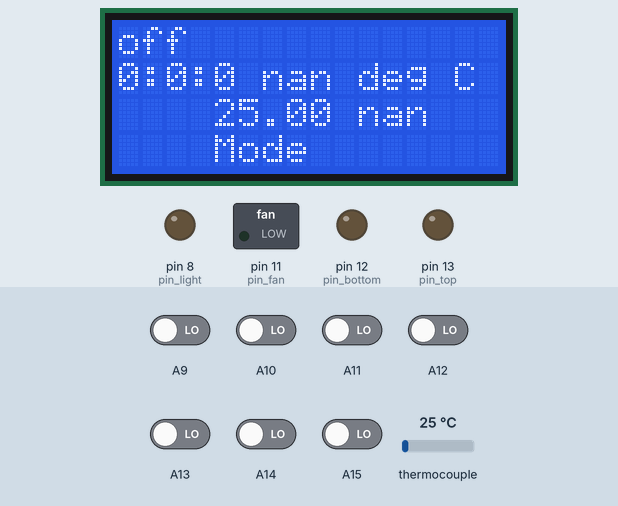
Recording of a sketch running on a simulated Arduino Mega 2560, built with avr-gcc and run on an emulated ATmega2560. Parts: 16×4 character LCD, switched loads named in the sketch (green lamp = pin HIGH), output pins drawn as LEDs (lit = HIGH). Inputs (shaded band) come from the test bench; at power-on: A9–15 LOW, thermocouple 25 °C. EEPROM starts erased.

Above: at 1.3 s.
1.4 s: A11 driven HIGH
At 1.66 s:
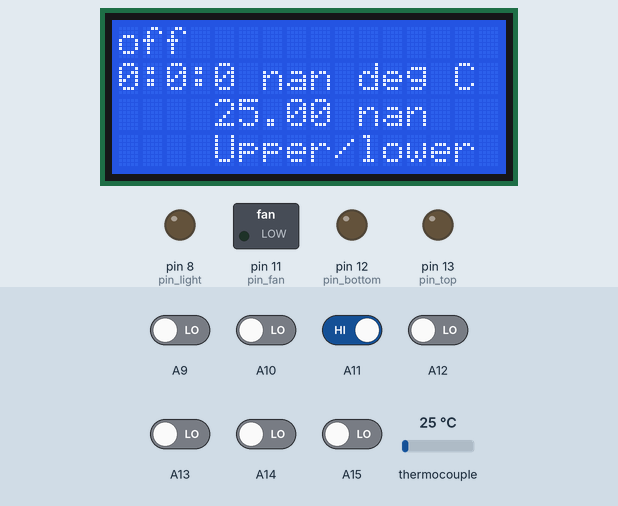
3.4 s: A15 driven HIGH
At 3.88 s:
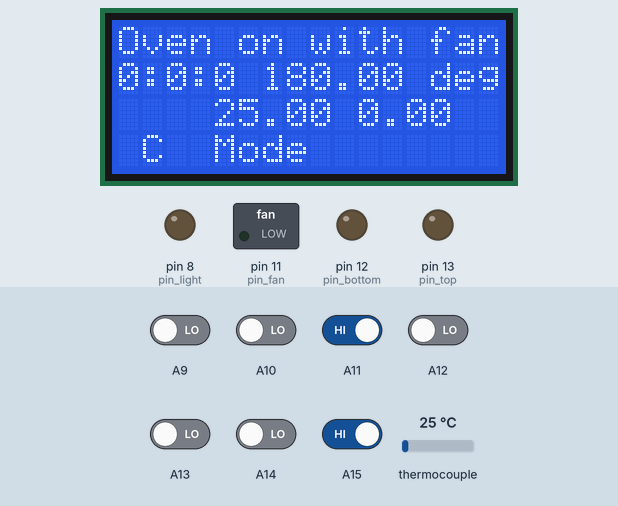
5.5 s: A12 driven HIGH
At 5.94 s:
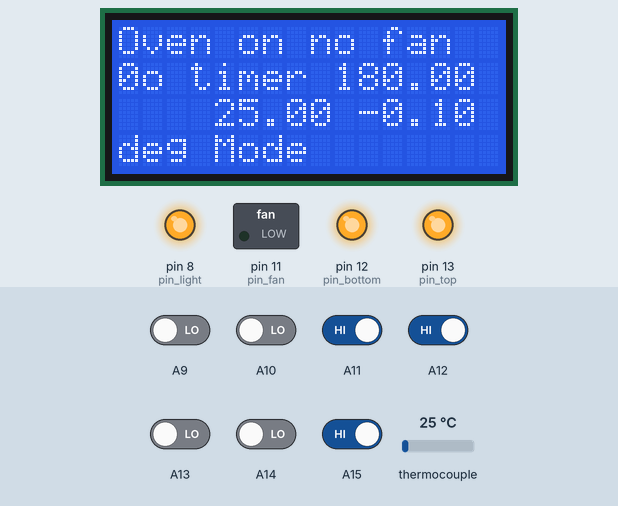
7.6 s: A13 driven HIGH
At 8.1 s:
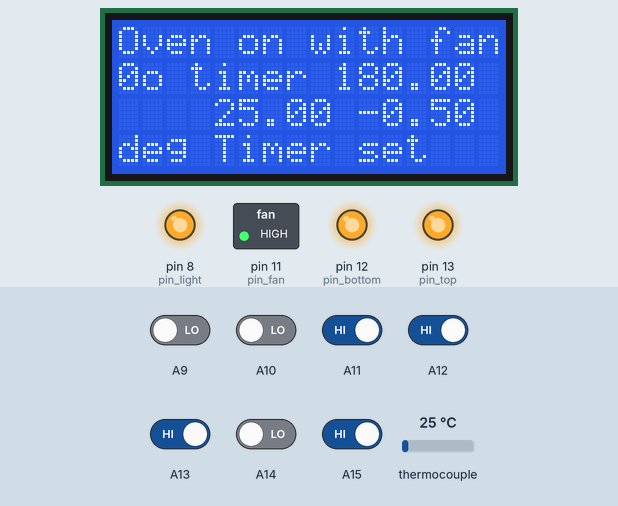
11.6 s: thermocouple set to 225 °C
At 13.3 s:
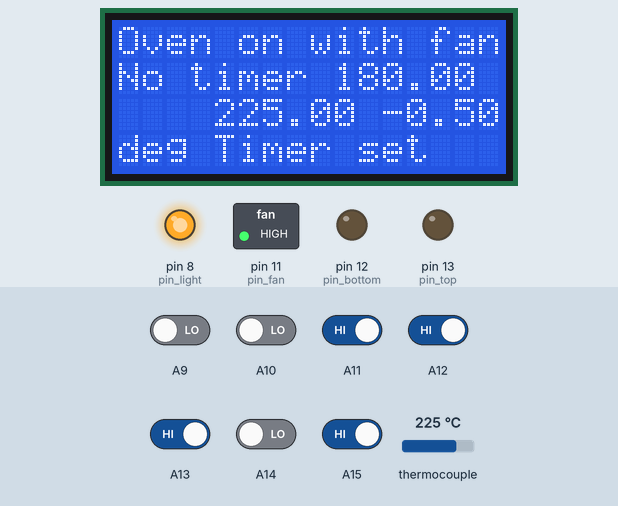
15.6 s: A10 driven HIGH
At 18.5 s:
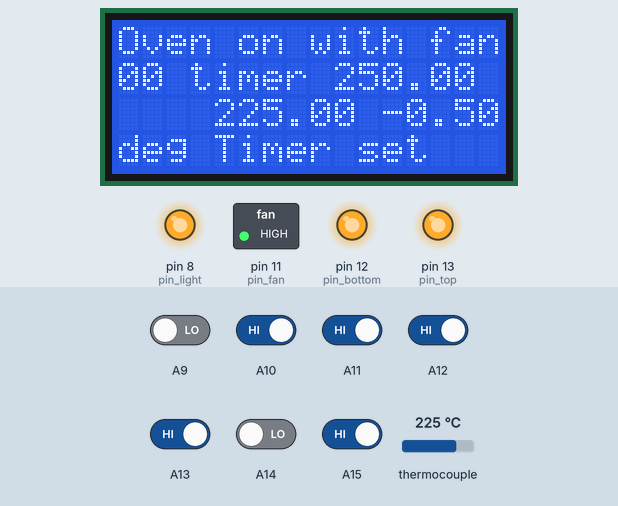
Timing chart, 0 to 61.8 s (numbered marks = the images above; inputs shaded):
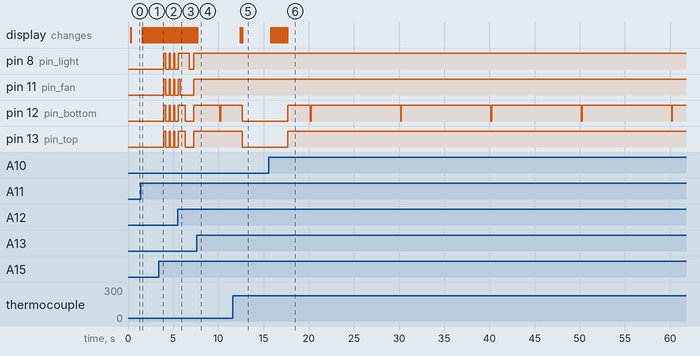

Measured:
- after the input at 1.4 s, the display: changes after 0.19 s (image 1)
- after the input at 3.4 s, pin 8 (pin_light), pin 11 (pin_fan), pin 12 (pin_bottom), pin 13 (pin_top): LOW → HIGH after 0.56 s, then repeats every 0.50 s: LOW 0.40 s, HIGH 0.10 s; the display: first differs from a run without the input after 0.18 s (image 2 shows a later state)
- after the input at 7.6 s, pin 8 (pin_light), pin 11 (pin_fan), pin 13 (pin_top): stops changing and stays HIGH
- after the input at 11.6 s, pin 12 (pin_bottom), pin 13 (pin_top): HIGH → LOW after 1.1 s; the display: first changes after 0.80 s (image 5 shows a later state)
- after the input at 15.6 s, pin 12 (pin_bottom): LOW → HIGH after 2.1 s, then repeats every 10.0 s: LOW 0.10 s, HIGH 9.9 s; pin 13 (pin_top): LOW → HIGH after 2.1 s; the display: first changes after 0.20 s (image 6 shows a later state)

The sketch:

OvenController.ino
```cpp
#include <EEPROM.h>
#include <TimerOne.h>
#include <PID_v1.h>
#include <SPI.h>
#include <Wire.h>
#include <LiquidCrystal_I2C.h>
#include <max6675.h>

// green
#define pin_top 13
// yellow
#define pin_bottom 12
// white
#define pin_fan 11
// gray
#define pin_light 8

#define max_menu_state 3
#define max_oven_state 3

#define eepr_oven_state_addr 0
#define eepr_setpoint_addr 10
#define eepr_topbottom_addr 20
#define eepr_kp_addr 30
#define eepr_ki_addr 40
#define eepr_kd_addr 50

LiquidCrystal_I2C lcd(0x27,16,4);  // set the LCD address to 0x27 for a 16 chars and 2 line display

int thermoDO = A2;
int thermoCS = A1;
int thermoCLK = A0;

MAX6675 thermocouple(thermoCLK, thermoCS, thermoDO);

int btn1, btn2, btn3, btn4, btn5, btn6, btn7;

int changed = 0;
int menu=0;
int volatile oven_state = 0;
double top_bottom = 0;
int volatile pwm_top = 0;
int volatile pwm_bottom = 0;
int volatile top_pwm_sp = 0;
int volatile bottom_pwm_sp = 0;
double kp=1.5;
double ki=0.25;
double kd=0;
long clock=0;
// PID
double Setpoint = 170.0, Input=20.0, Output=2.0, Difference=0;
//PID(&Input, &Output, &Setpoint, Kp, Ki, Kd, Direction)
//PID myPID(&Input, &Output, &Setpoint, kp, ki, kd, DIRECT);

int volatile timerstate = 0;

void timercallback(){

  pwm_top++;
  if (pwm_top > 99) pwm_top = 0;

  pwm_bottom--;
  if (pwm_bottom <= 0) pwm_bottom = 100;

  if ((oven_state >= 2) && (pwm_top < top_pwm_sp) && (clock != 0) && (Input <= 250)) {digitalWrite(pin_top, 1);} else {digitalWrite(pin_top, 0);}
  if ((oven_state >= 2) && (pwm_bottom < bottom_pwm_sp) && (clock != 0&& (Input <= 250))) {digitalWrite(pin_bottom, 1);} else {digitalWrite(pin_bottom, 0);}
  if ((oven_state == 3) && (Input <= 250) && (clock != 0)) {digitalWrite(pin_fan, 1);} else {digitalWrite(pin_fan, 0);}
  if ((oven_state > 0) && (clock != 0)) {digitalWrite(pin_light, 1);} else {digitalWrite(pin_light, 0);}


  switch (timerstate) {
    case 0:
    if (clock > 0) clock--;
    break;
    case 1:
      Input = thermocouple.readCelsius();
    break;
    case 2:
      Difference = (Setpoint - Input);
      if (Difference > 10) Difference = 10.0;
      if (Difference < 0) Difference = 0;
      Output = 20 * Difference;
    break;
    case 3:
    break;
    case 4:
      top_pwm_sp = (1.0 + top_bottom) * (Output/2);
      bottom_pwm_sp = (1.0 - top_bottom) * (Output/2);
      if (top_pwm_sp > 100) {
        bottom_pwm_sp += (top_pwm_sp - 100);
        top_pwm_sp = 100;
        };
      if (bottom_pwm_sp > 100) {
        top_pwm_sp += (bottom_pwm_sp - 100);
        bottom_pwm_sp = 100;
        };
      if (top_pwm_sp > 100) {
        top_pwm_sp = 100;
        };
    break;
    case 5:
    break;
    case 6:
    break;
    case 7:
    break;
    case 8:
    break;
    case 9:
    default:
    timerstate = -1;
    break;
    }
    timerstate++;
}

void setup() {
EEPROM.get(eepr_oven_state_addr, oven_state);
EEPROM.get(eepr_setpoint_addr, Setpoint);
EEPROM.get(eepr_topbottom_addr, top_bottom);
EEPROM.get(eepr_kp_addr, kp);
EEPROM.get(eepr_ki_addr, ki);
EEPROM.get(eepr_kd_addr, kd);

  pwm_top = 0;
  pwm_bottom = 0;
  top_pwm_sp = 0;
  bottom_pwm_sp = 0;

  changed = 0;

  menu = 0;
  lcd.init(); // initialize the lcd
//  myPID.SetMode(AUTOMATIC);
//  myPID.SetOutputLimits(0, 200);
//  myPID.SetSampleTime(1000);

//  myPID.SetTunings(kp, ki, kd);
  timerstate = 0;
  Timer1.initialize(100000);
  Timer1.attachInterrupt(timercallback);

  lcd.init();
  // Print a splash screen message to the LCD.
  lcd.backlight();
  lcd.setCursor(0,0);
  lcd.print("Oven Thermostat");
  lcd.setCursor(0,1);
  lcd.print("Initializing");
  lcd.setCursor(0,2);
  Input = thermocouple.readCelsius();
  lcd.print(Input);

  lcd.setCursor(0,0);

  pinMode(A9, INPUT);
  pinMode(A10, INPUT);
  pinMode(A11, INPUT);
  pinMode(A12, INPUT);
  pinMode(A13, INPUT);
  pinMode(A14, INPUT);
  pinMode(A15, INPUT);
  pinMode(pin_top, OUTPUT);
  pinMode(pin_bottom, OUTPUT);
  pinMode(pin_fan, OUTPUT);
  pinMode(pin_light, OUTPUT);
}

void loop() {
//  myPID.Compute();

   lcd.clear();

  lcd.setCursor(0,0);
  switch (oven_state) {
    case 0:
      lcd.print("off      ");
      break;
    case 1:
      lcd.print("light on ");
      break;
    case 2:
      lcd.print("Oven on no fan");
      break;
    case 3:
      lcd.print("Oven on with fan ");
      break;
    default:
      oven_state = 0;
      break;
  }
  lcd.setCursor(0,1);
  lcd.print("        ");
  lcd.setCursor(0,1);
  //lcd.print(clock);
  if (clock >= 0) {
    lcd.print(clock/3600);
    lcd.print(":");
    lcd.print((clock/60)%60);
    lcd.print(":");
    lcd.print(clock%60);
  }
  else {
    lcd.print("No timer");
  }
  lcd.print(" ");

  lcd.print(Setpoint);
  lcd.print(" deg C");
  lcd.setCursor(0,2);

  lcd.print(Input);
  lcd.print(" ");

  lcd.print(top_bottom);
  lcd.print("   ");
  lcd.print(top_pwm_sp);
  lcd.print(" ");
  lcd.print(bottom_pwm_sp);

  lcd.setCursor(0,3);
  switch (menu) {
  case 0:
  lcd.print("Mode");
  break;
  case 1:
  lcd.print("Upper/lower heat");
  break;
  case 2:
  lcd.print("Timer set");
  break;
  case 3:
  lcd.print("RESET");
  break;
  default:
  menu = 0;
  }


  btn1 = !digitalRead(A9);
  btn2 = !digitalRead(A10);
  btn3 = !digitalRead(A11);
  btn4 = !digitalRead(A12);
  btn5 = !digitalRead(A13);
  btn6 = !digitalRead(A14);
  btn7 = !digitalRead(A15);

  changed = 0;
  if (btn1) {
    Setpoint += 5;
    changed = 1;
    };
  if (btn2) {
    Setpoint -= 5;
    changed = 1;
    };
  if (Setpoint > 250) {Setpoint = 250; changed = 1;}
  if (Setpoint < 20) {Setpoint = 20; changed = 1;}
  if (changed == 1) EEPROM.put(eepr_setpoint_addr, Setpoint);

  if (btn5) {
    menu++;
    if (menu > max_menu_state) menu = 0;
  }

  if (btn3) {
    menu--;
    if (menu < 0) menu = max_menu_state;
  }

  switch (menu) {
    case 0: //Mode
      changed = 0;
      if (btn7) {oven_state++; changed = 1;}
      if (btn6) {oven_state--; changed = 1;}
      if (btn4) {
        if (oven_state > 1) {oven_state = 0; changed = 1;}
        }
      if (oven_state > max_oven_state) {oven_state = 0; changed = 1;}
      if (oven_state < 0) {oven_state = max_oven_state; changed = 1;}
      if (changed == 1) EEPROM.put(eepr_oven_state_addr, oven_state);
    break;
    case 1: //Upper/lower heat
      changed = 0;
      if (btn7) {top_bottom += 0.1; changed = 1;}
      if (btn6) {top_bottom -= 0.1; changed = 1;}
      if (top_bottom > 1) {top_bottom = 1; changed = 1;}
      if (top_bottom < -1) {top_bottom = -1; changed = 1;}
      if (changed == 1) EEPROM.put(eepr_topbottom_addr, top_bottom);
    break;
    case 2: //Timer set
      if (btn7) {clock += 60;}
      if (btn6) {clock -= 60;}
      if (clock < -1) clock = -1;
      if (clock > 3600*5) clock = 3600*5;
    break;
    case 3: //RESET all
      if (btn4) {
          clock = 0;
          Setpoint = 180;
          EEPROM.put(eepr_setpoint_addr, Setpoint);
          top_bottom = 0;
          EEPROM.put(eepr_topbottom_addr, top_bottom);
//          myPID.SetTunings(kp, ki, kd);

          oven_state = 0;

        }
    break;
    default:
    menu = 0;
    break;
  }

    delay(50);
}
```
